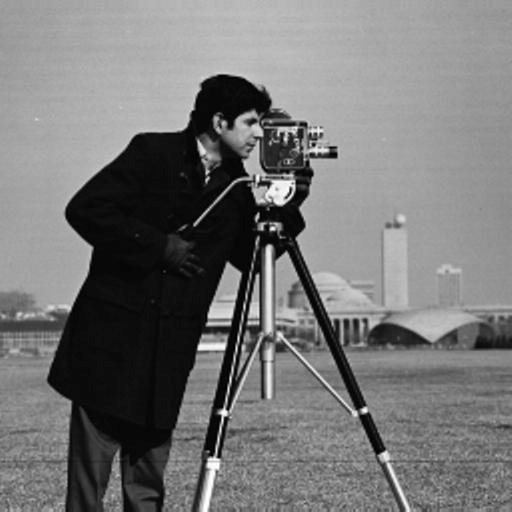
%> input picture Benchmarks/ptychography-testing-RTX3090/@adPtychoX_base/source/cameraman512.png, 512 x 512 px
$ octave test_recon_PIE.m   (GNU Octave 9; MATLAB toolbox functions it lacks are replaced by stand-ins)
%> lines starting %> are read from the running program, lines starting %| are printed output that depends on the picture
clc
clear
reset(gpuDevice());
%> (this line was passed over: gpuDevice is not available in this run)

pix = 256;
mag = 4;

%% prepare ptychographic dataset
img1 = single(imread('source/cameraman512.png'))/255;
%> img1: size 512x512 single; min 0, max 1, mean 0.463
img2 = mean(single(imread('source/I01.bmp'))/255,3);
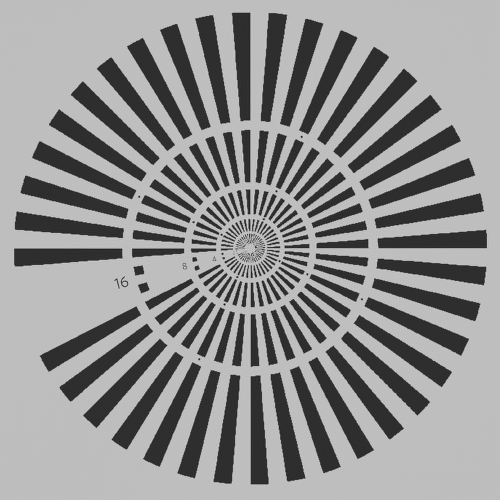
%> input picture Benchmarks/ptychography-testing-RTX3090/@adPtychoX_base/source/I01.bmp, 1000 x 1000 px (shown at 1/2 size)
%> img2: size 1000x1000 single; min 0, max 1, mean 0.572

img1 = imresize(img1,[pix * mag, pix * mag]);
%> img1: size 1024x1024 single
img2 = imresize(img2,[pix * mag, pix * mag]);
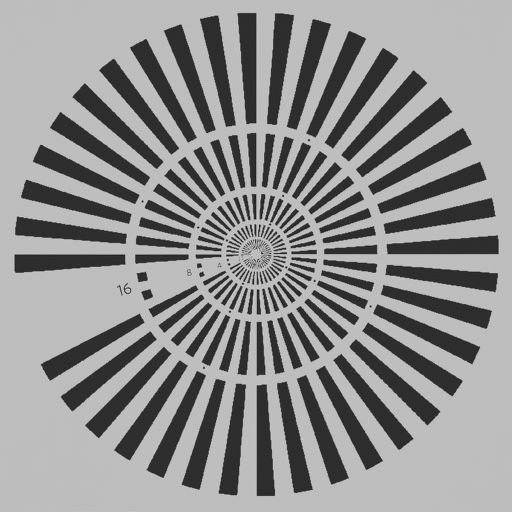
%> img2: size 1024x1024 single (shown at 1/2 size); min 0.0178, max 0.993, mean 0.572

U0 = mat2gray(img1 + 0.2) .* exp(1i*pi*img2);

rng(12);

boundary_left = round(pix/7) + 1;
boundary_right = pix * mag - pix - boundary_left;


sample = 300;
xy = round( (boundary_right - boundary_left) * rand(2,sample)) + boundary_left;

len = 100;
fx = (-pix/2:pix/2-1)/len;
[fx,fy] = meshgrid(fx);
lambda = 0.532;
k = 2*pi/lambda;
fz = sqrt(1 - lambda^2 * (fx.^2 + fy.^2));

U = (fx.^2 + fy.^2) < (1/len * 60).^2;
%> (the run ends here)
